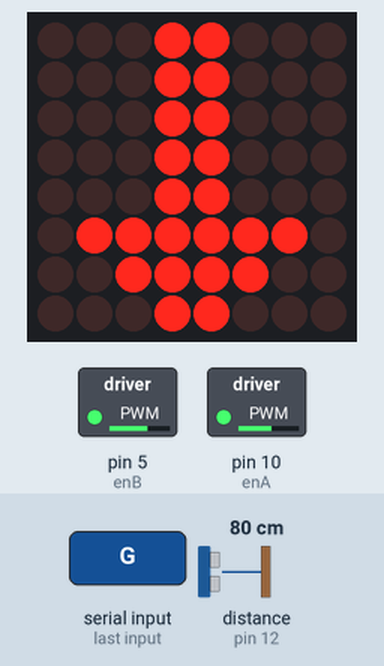
Recording of a sketch running on a simulated Arduino Uno, built with avr-gcc and run on an emulated ATmega328P. On the bench: 8×8 LED matrix, switched loads named in the sketch (green lamp = pin HIGH). The inputs (shaded band) are chosen by the test bench; at power-on: distance to the obstacle (sensor on pin 12) 80 cm. The echo pulse lasts 58.3 µs per cm; pins used as bus, display or sensor lines are not drawn; what the sketch prints to the serial monitor is not drawn.

1.3 s: "G" received over Serial
Above: at 8.0 s.
Timing chart, 0 to 9.5 s (numbered marks = the images above; inputs shaded):
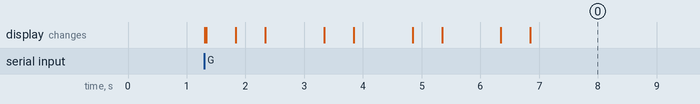

The sketch:

arduino-uno.ino
```cpp
#include <AFMotor.h>
#include "LedControl.h" //  need the library
LedControl lc=LedControl(4,2,3,1); //

//Motor Pins
//Motor 1
int enA = 10;
int in1 = 9;
int in2 = 8;
//Motor 2
int enB = 5;
int in3 = 7;
int in4 = 6;
//Ultrasonic
int trigPin = 11;    // Trigger
int echoPin = 12;    // Echo
long duration, cm, inches;

int initCycles = 5;
bool activated = false;
String arduinoprocess = "";

byte arrow[] = { B00011000,B00011000,B00011000,B00011000,B00011000,B01111110,B00111100,B00011000};
byte nothing[] = { B00000000,B00000000,B00000000,B00000000,B00000000,B00000000,B00000000,B00000000};

void setup()
{
  Serial.begin (9600);
  //Define inputs and outputs
  pinMode(trigPin, OUTPUT);
  pinMode(echoPin, INPUT);
  //Set Speeds (calibrated for turning)
  /*analogWrite(enA, 102);
  analogWrite(enB, 130);*/
  analogWrite(enA, 140);
  analogWrite(enB, 160);
  digitalWrite(in1, LOW);
  digitalWrite(in2, LOW);
  digitalWrite(in3, LOW);
  digitalWrite(in4, LOW);

  lc.shutdown(0,false);// turn off power saving, enables display
  lc.setIntensity(0,8);// sets brightness (0~15 possible values)
  lc.clearDisplay(0);// clear screen
}

void loop()
{
  arduinoprocess = "";
  arduinoprocess = readSerial();
  if (arduinoprocess == "G") {
    Serial.println(arduinoprocess);
    activated = true;
    writeNothing();
  }
  if (activated) {
    // Nothing here. We'll get to this in the next experiment.
    digitalWrite(trigPin, LOW);
    delayMicroseconds(5);
    digitalWrite(trigPin, HIGH);
    delayMicroseconds(10);
    digitalWrite(trigPin, LOW);

    // Read the signal from the sensor: a HIGH pulse whose
    // duration is the time (in microseconds) from the sending
    // of the ping to the reception of its echo off of an object.
    pinMode(echoPin, INPUT);
    duration = pulseIn(echoPin, HIGH);

    // Convert the time into a distance
    cm = (duration/2) / 29.1;     // Divide by 29.1 or multiply by 0.0343
    if (cm > 10 && initCycles <= 0) {
      //delay(125);
      digitalWrite(in1, LOW);
      digitalWrite(in2, LOW);
      digitalWrite(in3, LOW);
      digitalWrite(in4, LOW);
      Serial.println("HOLE1");
      activated = false;
      for (int i = 0; i < 4; i++) {
        writeArduinoOnMatrix();
        delay(500);
        writeNothing();
        delay(500);
        writeArduinoOnMatrix();
        delay(500);
      }
    } else {
      digitalWrite(in1, HIGH);
      digitalWrite(in2, LOW);
      digitalWrite(in3, HIGH);
      digitalWrite(in4, LOW);
    }
    if (initCycles > 0) initCycles--;
  }
}

void writeNothing() {
  lc.setRow(0,0,nothing[0]);
  lc.setRow(0,1,nothing[1]);
  lc.setRow(0,2,nothing[2]);
  lc.setRow(0,3,nothing[3]);
  lc.setRow(0,4,nothing[4]);
  lc.setRow(0,5,nothing[5]);
  lc.setRow(0,6,nothing[6]);
  lc.setRow(0,7,nothing[7]);
}

void writeArduinoOnMatrix() {

  /* now display them one by one with a small delay */
  lc.setRow(0,0,arrow[0]);
  lc.setRow(0,1,arrow[1]);
  lc.setRow(0,2,arrow[2]);
  lc.setRow(0,3,arrow[3]);
  lc.setRow(0,4,arrow[4]);
  lc.setRow(0,5,arrow[5]);
  lc.setRow(0,6,arrow[6]);
  lc.setRow(0,7,arrow[7]);
}

String readSerial() {
  String input;
  while (Serial.available()) {
    char c = (char)Serial.read();
    if (c != 0x0A && c != 0x0D) {
      //Block Newline / Carriage Return Characters
      input += c;
    }
  }
  return input;
}
```
